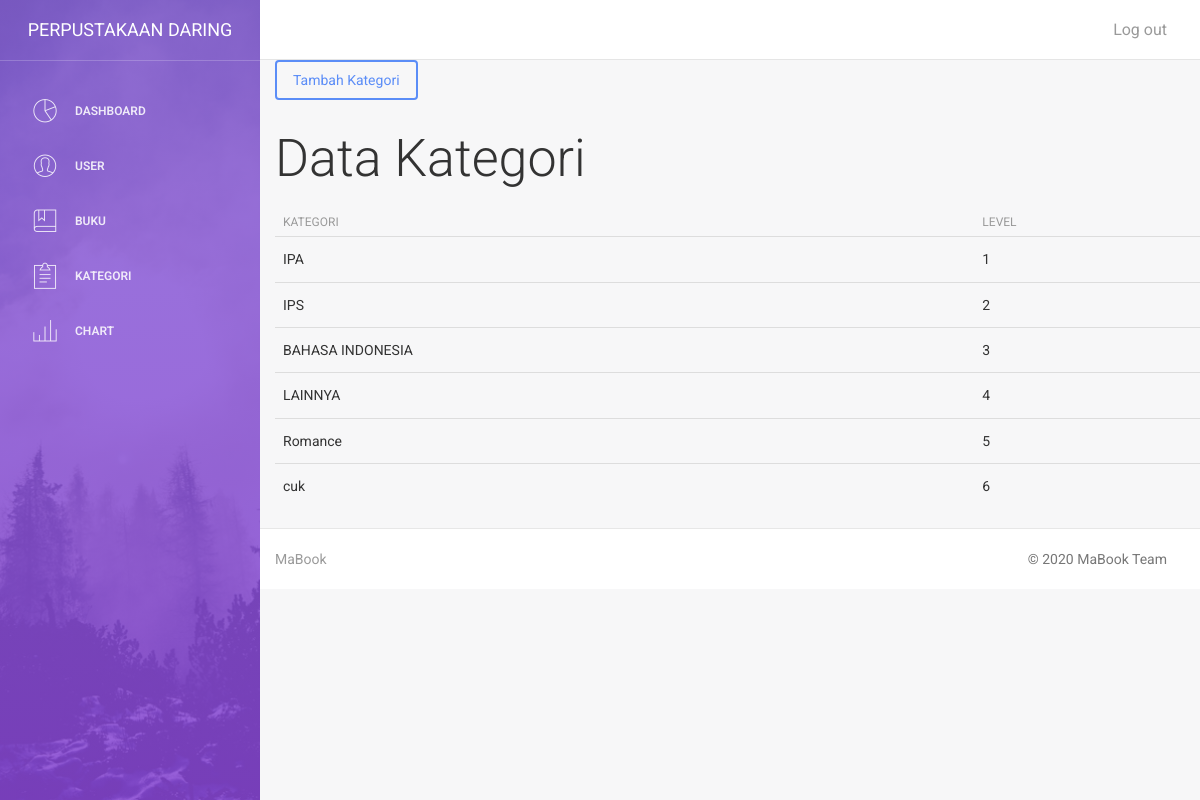
Page /index.php/kategori on the committed database.
### tables this page shows
CREATE TABLE `kategori` (
  `id` int(11) NOT NULL,
  `id_kategori` varchar(10) NOT NULL,
  `kategori` varchar(100) NOT NULL
);

### application/controllers/Kategori.php (called while the page is built, shortened)
<?php
class Kategori extends CI_Controller{
    function __construct()
    {
        $this->load->model('kategori_m');
        $this->load->library('form_validation');
    }
    public function index()
    {
        $data['title'] = 'Halaman Kategori';
        $data['ktg'] = $this->kategori_m->getAllKategori();
        $this->load->view('system_view/kategori/R_kategori',$data);
    }
}

### index.php (called while the page is built, shortened)
<?php
require_once BASEPATH.'core/CodeIgniter.php';

### application/models/Kategori_m.php (called while the page is built, shortened)
<?php
class Kategori_m extends CI_model{
    public function getAllKategori(){
        return $this->db->get('kategori')->result_array();
    }
}

### application/views/system_view/kategori/R_kategori.php (the view, shortened to what this page needs)
<link rel="stylesheet" type="text/css" href="https://cdn.datatables.net/v/bs/jq-3.2.1/dt-1.10.16/r-2.2.1/datatables.min.css"/>
<div class="container">
    <div class="row">
        <div class="col-md-12">
          <a href="<?= base_url(); ?>kategori/tambah" class="btn btn-primary"> Tambah Kategori</a>
          <h1>Data Kategori</h1>
          <table class="table table-stripped">
            <thead>
              <tr>
                <th scope="col">Kategori</th>
                <th scope="col">Level</th>
              </tr>
            </thead>
            <tbody>
              <?php foreach ($ktg as $ktg) :?>
                <tr>
                  <td><?= $ktg['kategori'];?></td>
                  <td><?= $ktg['id_kategori'];?></td>
                </tr>
              <?php endforeach; ?>
            </tbody>
          </table>
        </div>
    </div>
</div>
</body>
</html>

### rows in the picture
kategori: kategori "IPA", id_kategori "1"
kategori: kategori "IPS", id_kategori "2"
kategori: kategori "BAHASA INDONESIA", id_kategori "3"
kategori: kategori "LAINNYA", id_kategori "4"
kategori: kategori "Romance", id_kategori "5"
kategori: kategori "cuk", id_kategori "6"
